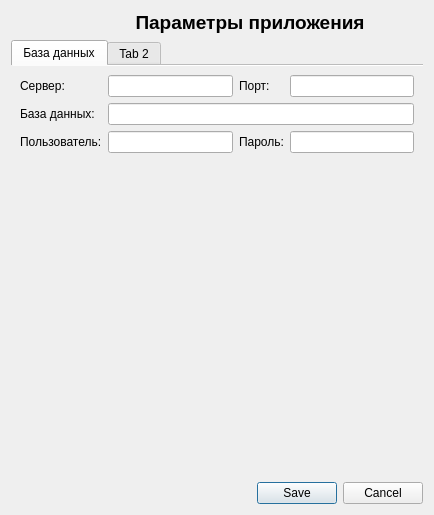
<?xml version="1.0" encoding="UTF-8"?>
<ui version="4.0">
 <class>OptionsDialog</class>
 <widget class="QDialog" name="OptionsDialog">
  <property name="geometry">
   <rect>
    <x>0</x>
    <y>0</y>
    <width>434</width>
    <height>515</height>
   </rect>
  </property>
  <property name="windowTitle">
   <string>Параметры</string>
  </property>
  <property name="windowIcon">
   <iconset resource="../resourse.qrc">
    <normaloff>:/Images/govorun.png</normaloff>:/Images/govorun.png</iconset>
  </property>
  <layout class="QGridLayout" name="gridLayout">
   <item row="0" column="0">
    <layout class="QHBoxLayout" name="horizontalLayout">
     <item>
      <widget class="QLabel" name="labelLogo">
       <property name="sizePolicy">
        <sizepolicy hsizetype="Preferred" vsizetype="Preferred">
         <horstretch>0</horstretch>
         <verstretch>0</verstretch>
        </sizepolicy>
       </property>
       <property name="maximumSize">
        <size>
         <width>60</width>
         <height>60</height>
        </size>
       </property>
       <property name="text">
        <string/>
       </property>
       <property name="pixmap">
        <pixmap resource="../resourse.qrc">:/Images/govorun.png</pixmap>
       </property>
       <property name="scaledContents">
        <bool>true</bool>
       </property>
      </widget>
     </item>
     <item>
      <widget class="QLabel" name="label">
       <property name="sizePolicy">
        <sizepolicy hsizetype="Preferred" vsizetype="Preferred">
         <horstretch>0</horstretch>
         <verstretch>0</verstretch>
        </sizepolicy>
       </property>
       <property name="font">
        <font>
         <pointsize>14</pointsize>
         <weight>75</weight>
         <bold>true</bold>
        </font>
       </property>
       <property name="text">
        <string>Параметры приложения</string>
       </property>
       <property name="scaledContents">
        <bool>true</bool>
       </property>
       <property name="alignment">
        <set>Qt::AlignCenter</set>
       </property>
      </widget>
     </item>
    </layout>
   </item>
   <item row="2" column="0">
    <widget class="QDialogButtonBox" name="buttonBox">
     <property name="standardButtons">
      <set>QDialogButtonBox::Cancel|QDialogButtonBox::Save</set>
     </property>
    </widget>
   </item>
   <item row="1" column="0">
    <widget class="QTabWidget" name="tabWidget">
     <property name="currentIndex">
      <number>0</number>
     </property>
     <property name="documentMode">
      <bool>true</bool>
     </property>
     <widget class="QWidget" name="tabDatabase">
      <attribute name="title">
       <string>База данных</string>
      </attribute>
      <layout class="QGridLayout" name="gridLayout_3">
       <item row="0" column="0">
        <layout class="QGridLayout" name="gridLayout_2">
         <item row="2" column="1">
          <widget class="QLineEdit" name="lineEditUser"/>
         </item>
         <item row="1" column="1" colspan="3">
          <widget class="QLineEdit" name="lineEditDataBase"/>
         </item>
         <item row="2" column="0">
          <widget class="QLabel" name="label_5">
           <property name="text">
            <string>Пользователь:</string>
           </property>
          </widget>
         </item>
         <item row="1" column="0">
          <widget class="QLabel" name="label_4">
           <property name="text">
            <string>База данных:</string>
           </property>
          </widget>
         </item>
         <item row="2" column="2">
          <widget class="QLabel" name="label_6">
           <property name="text">
            <string>Пароль:</string>
           </property>
          </widget>
         </item>
         <item row="2" column="3">
          <widget class="QLineEdit" name="lineEditPass"/>
         </item>
         <item row="0" column="0">
          <widget class="QLabel" name="label_2">
           <property name="text">
            <string>Сервер:</string>
           </property>
          </widget>
         </item>
         <item row="0" column="1">
          <widget class="QLineEdit" name="lineEditServer">
           <property name="maximumSize">
            <size>
             <width>16777215</width>
             <height>16777215</height>
            </size>
           </property>
          </widget>
         </item>
         <item row="0" column="2">
          <widget class="QLabel" name="label_3">
           <property name="text">
            <string>Порт:</string>
           </property>
          </widget>
         </item>
         <item row="0" column="3">
          <widget class="QLineEdit" name="lineEditPort">
           <property name="sizePolicy">
            <sizepolicy hsizetype="Preferred" vsizetype="Preferred">
             <horstretch>0</horstretch>
             <verstretch>0</verstretch>
            </sizepolicy>
           </property>
           <property name="maximumSize">
            <size>
             <width>16777215</width>
             <height>16777215</height>
            </size>
           </property>
          </widget>
         </item>
        </layout>
       </item>
       <item row="1" column="0">
        <spacer name="verticalSpacer">
         <property name="orientation">
          <enum>Qt::Vertical</enum>
         </property>
         <property name="sizeHint" stdset="0">
          <size>
           <width>20</width>
           <height>40</height>
          </size>
         </property>
        </spacer>
       </item>
      </layout>
     </widget>
     <widget class="QWidget" name="tab_2">
      <attribute name="title">
       <string>Tab 2</string>
      </attribute>
     </widget>
    </widget>
   </item>
  </layout>
 </widget>
 <tabstops>
  <tabstop>tabWidget</tabstop>
  <tabstop>lineEditServer</tabstop>
  <tabstop>lineEditPort</tabstop>
  <tabstop>lineEditDataBase</tabstop>
  <tabstop>lineEditUser</tabstop>
  <tabstop>lineEditPass</tabstop>
 </tabstops>
 <resources>
  <include location="../resourse.qrc"/>
 </resources>
 <connections/>
</ui>
